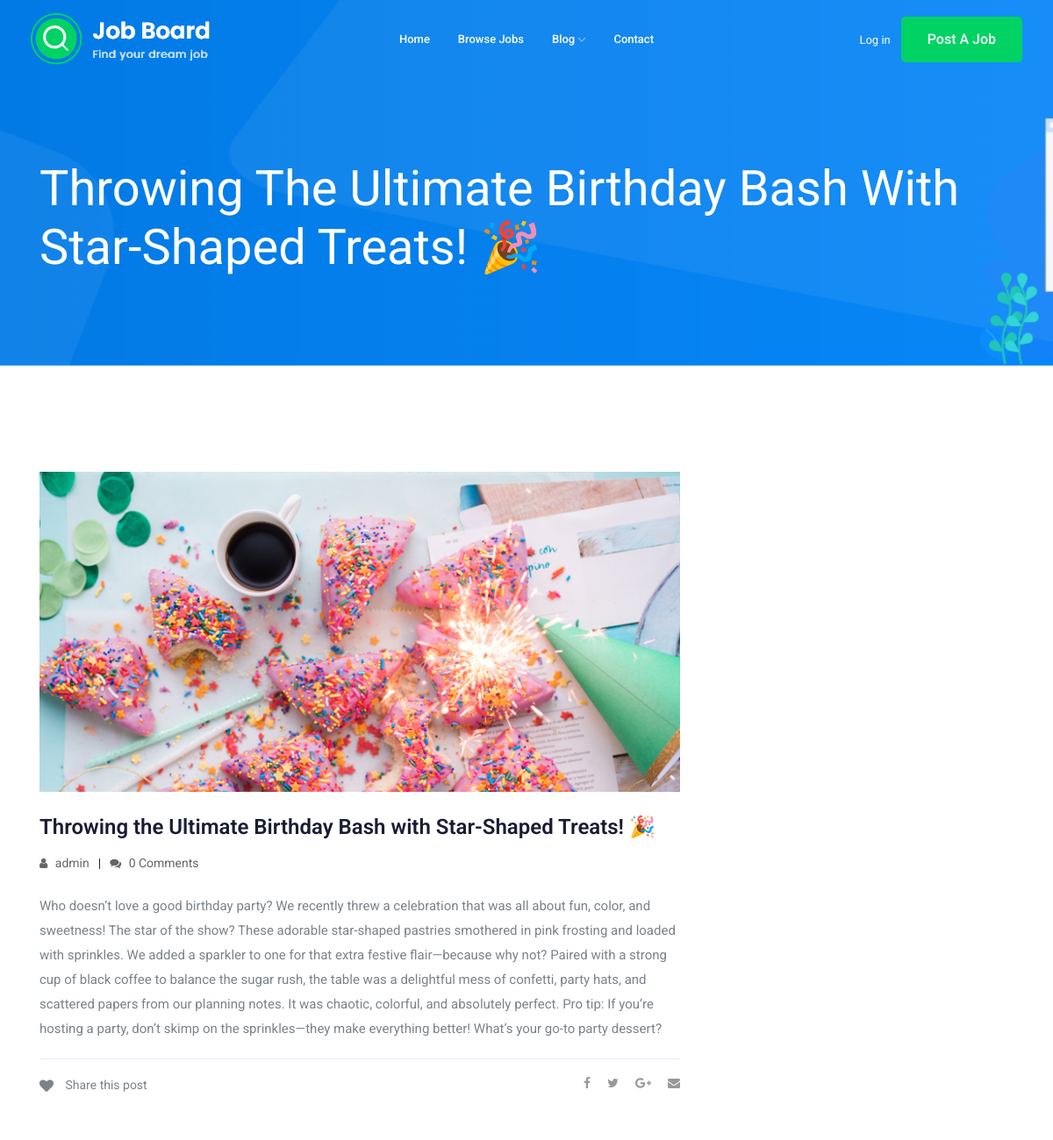
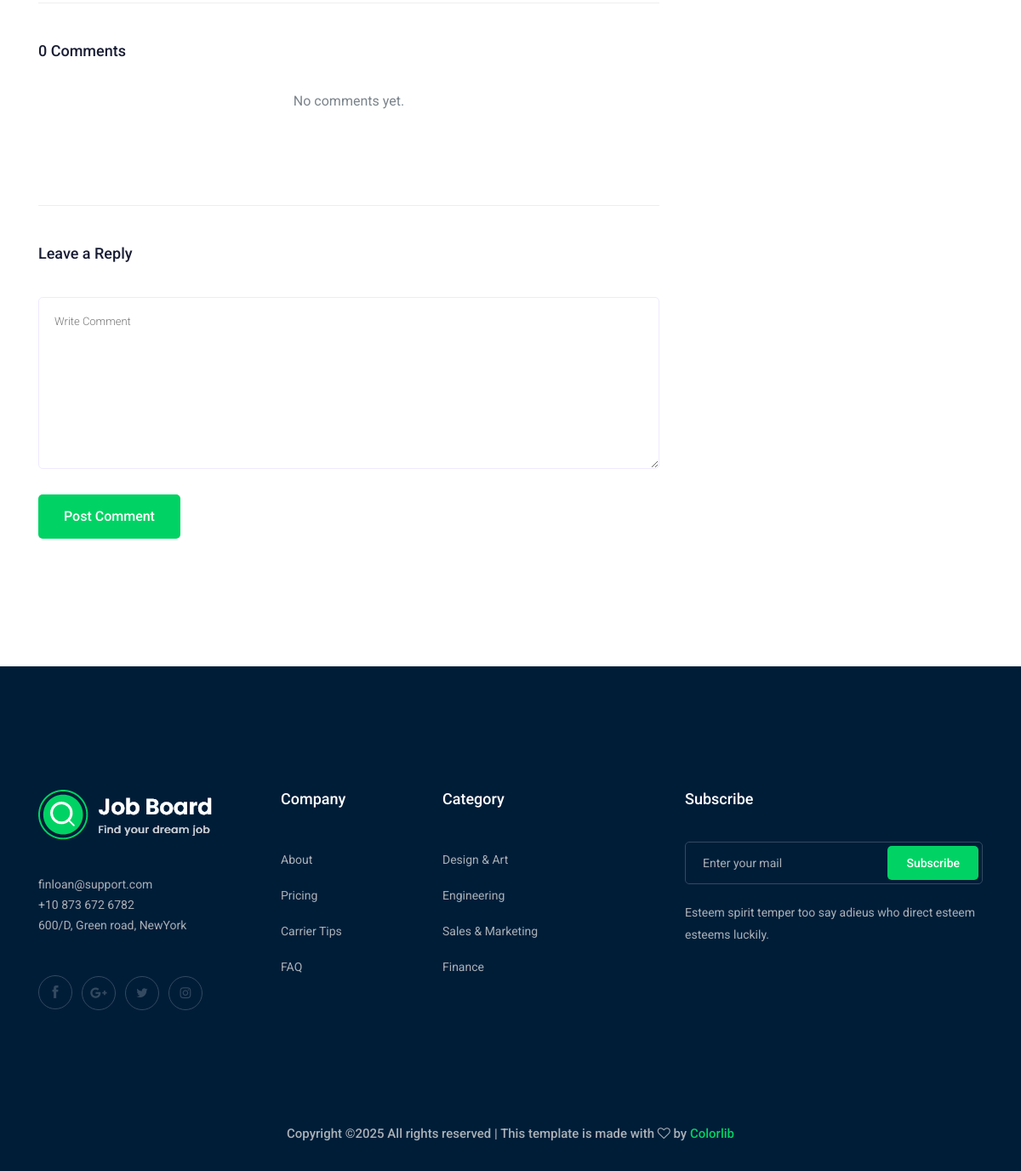
Screenshot of /blog/throwing-the-ultimate-birthday-bash-with-star-shaped-treats with the database file from the repository (2 pictures, top to bottom).
### blog/models.py (models this page shows, shortened)
class Blog(models.Model):
    author = models.ForeignKey(User , on_delete=models.CASCADE , related_name='blog_author')
    title = models.CharField(max_length=100)
    body = models.TextField()
    published_at = models.DateTimeField(auto_now_add=True)
    image = models.ImageField(upload_to=image_upload , blank=True , null=True)
    slug = models.SlugField(blank= True , null=True) # slug = title

### blog/views.py (the view)
# urls.py: path('<str:slug>' , views.blog_detail , name='blog_detail'),
def blog_detail(request , slug):
    blog_detail = Blog.objects.get(slug=slug)
    comments = CommentBlog.objects.filter(blog=blog_detail)
    if request.method == 'POST':
        form = CommentForm(request.POST)
        if form.is_valid():
            myform = form.save(commit=False)
            myform.blog = blog_detail
            if request.user.is_authenticated:
                myform.user = request.user
                myform.save()
                return redirect(reverse('blog:blog_detail' , kwargs={'slug':blog_detail.slug}))
            else:
                return redirect(reverse('accounts:signup'))
    else:
        form = CommentForm()
    return render(request , 'blog/blog_detail.html' , {'blog':blog_detail , 'form':form , 'comments':comments})

### blog/forms.py
class CommentForm(forms.ModelForm):
    class Meta:
        model = CommentBlog
        fields = ['comment']

### blog/templates/blog/blog_detail.html (shortened to what this page needs)
{% extends 'base.html' %}
{% load static %}
{% load bootstrap4 %}
{% block body %}
    <div class="bradcam_area bradcam_bg_1">
        <div class="container">
            <div class="row">
                <div class="col-xl-12">
                    <div class="bradcam_text">
                        <h3>{{blog.title}}</h3>
                    </div>
                </div>
            </div>
        </div>
    </div>
    <section class="blog_area single-post-area section-padding">
        <div class="container">
            <div class="row">
                <div class="col-lg-8 posts-list">
                    <div class="single-post">
                        <div class="feature-img blog_item_img">
                            {% if blog.image %}
                            <img class="img-fluid" src="{{ blog.image.url }}" alt="{{ blog.title }}">
                            {% endif %}
                        </div>
                        <div class="blog_details">
                            <h2>{{ blog.title }}</h2>
                            <ul class="blog-info-link mt-3 mb-4">
                                <li><a href="#"><i class="fa fa-user"></i> {{ blog.author }}</a></li>
                                <li><a href="#comments-area"><i class="fa fa-comments"></i> {{ comments.count }} Comments</a></li>
                            </ul>
                            <p>{{ blog.body|linebreaks }}</p>
                        </div>
                    </div>
                    <div class="navigation-top">
                        <div class="d-sm-flex justify-content-between text-center">
                            <p class="like-info"><span class="align-middle"><i class="fa fa-heart"></i></span> Share this post</p>
                            <div class="col-sm-4 text-center my-2 my-sm-0"></div>
                            <ul class="social-icons">
                                <li><a href="https://www.facebook.com"><i class="fa fa-facebook"></i></a></li>
                                <li><a href="https://www.twitter.com"><i class="fa fa-twitter"></i></a></li>
                                <li><a href="https://www.google.com"><i class="fa fa-google-plus"></i></a></li>
                                <li><a href="https://www.linkedin.com"><i class="fa fa-envelope"></i></a></li>
                            </ul>
                        </div>
                    </div>
                    <div class="comments-area" id="comments-area">
                        <h4>{{ comments.count }} Comments</h4>
                        {% for comment in comments %}
                        <div class="comment-list">
                            <div class="single-comment justify-content-between d-flex">
                                <div class="user justify-content-between d-flex">
                                    <div class="thumb">
                                        {% if comment.user.profile.image %}
                                            <img src="{{ comment.user.profile.image.url }}" alt="{{ comment.user.username }}">
                                        {% else %}
                                            <img src="{% static 'img/comment/comment_4.png' %}" alt="comment.user.username ">
                                        {% endif %}
                                    </div>
                                    <div class="desc">
                                        <p class="comment">{{ comment.comment }}</p>
                                        <div class="d-flex justify-content-between">
                                            <div class="d-flex align-items-center">
                                                <h5><a href="#">{{ comment.user.username }}</a></h5>
                                                <p class="date">{{ comment.created_at|date:"d M Y" }}</p>
                                            </div>
                                        </div>
                                    </div>
                                </div>
                            </div>
                        </div>
                        {% empty %}
                        <p class="text-center">No comments yet.</p>
                        {% endfor %}
                    </div>
                    <div class="comment-form">
                        <h4>Leave a Reply</h4>
                        <form method="POST" action="">
                            <div class="form-group">
                                <textarea class="form-control w-100" name="comment" id="commentBox" cols="30" rows="9" placeholder="Write Comment" oninput="autoResize(this)"></textarea>
                            </div>
                            <div class="form-group">
                                <button type="submit" class="boxed-btn3">Post Comment</button>
                            </div>
                        </form>
                    </div>
                </div>
            </div>
        </div>
    </section>
{% endblock body %}

### rows the page displays
Blog: title "Throwing The Ultimate Birthday Bash With Star-Shaped Treats! 🎉", image (picture), title "Throwing the Ultimate Birthday Bash with Star-Shaped Treats! 🎉", author "admin", body "Who doesn’t love a good birthday party? We recently threw a celebration that was all about fun, color, and sweetness! The star of the show? These adorable star-shaped pastries smothered in pink frosting and loaded with sprinkles. We added a sparkler to one for that extra festive flair—because why not? Paired with a strong cup of black coffee to balance the sugar rush, the table was a delightful mess of confetti, party hats, and scattered papers from our planning notes. It was chaotic, colorful, and absolutely perfect. Pro tip: If you’re hosting a party, don’t skimp on the sprinkles—they make everything better! What’s your go-to party dessert?"

### other values shown
{{ comments.count }} "0"
